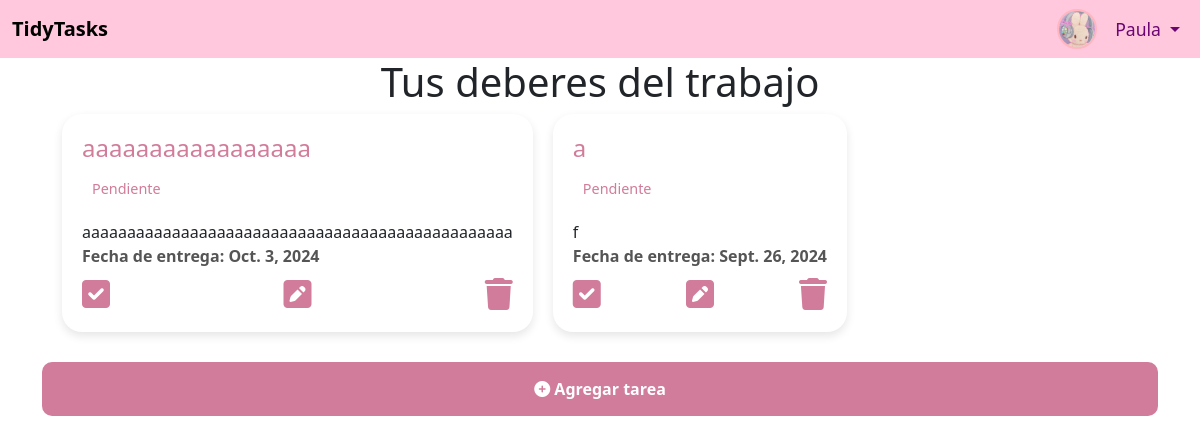
Page /trabajo/ (signed in) on the committed database.
### organizador/models.py (models this page shows, shortened)
class User(AbstractBaseUser, PermissionsMixin):
    username = models.TextField(unique=True, null=True, blank=True)
    email = models.EmailField(unique=True)
    default_profile_pic = models.CharField(max_length=255, blank=True, null=True)  # Cambiado a CharField
    is_staff = models.BooleanField(default=False)
    is_active = models.BooleanField(default=True)
    is_superuser = models.BooleanField(default=False)
    objects = UserManager()
    USERNAME_FIELD = 'email'
    REQUIRED_FIELDS = []

class TareaTrabajo(models.Model):
    titulo = models.CharField(max_length=200)
    descripcion = models.TextField()
    fecha_entrega = models.DateField()
    estado_opciones = [
        ('P', 'Pendiente'),
        ('C', 'Completada'),
    ]
    estado = models.CharField(max_length=1, choices=estado_opciones, default='P')
    user = models.ForeignKey(settings.AUTH_USER_MODEL, on_delete=models.CASCADE)

### organizador/views.py (the view)
# urls.py: path('trabajo/', views.lista_trabajo, name='lista_trabajo'),
@login_required
def lista_trabajo(request):
    trabajos = TareaTrabajo.objects.filter(user=request.user)
    return render(request, 'organizador/trabajo/lista_trabajo.html', {'trabajos': trabajos})

### organizador/templates/organizador/trabajo/lista_trabajo.html (shortened to what this page needs)
<!DOCTYPE html>
<html lang="en">
<head>
    {% include 'organizador/components/head.html' %}
</head>
<body>
    {% include 'organizador/components/navbar.html' %}
    <div class="container task-list">
        <h1>Tus deberes del trabajo</h1>
        <div class="tasks-container">
            {% for trabajo in trabajos %}
                <div class="task-card">
                    <h2>{{ trabajo.titulo }}</h2>
                    <span class="task-status">
                        {% if trabajo.estado == 'P' %}
                            Pendiente
                        {% else %}
                            Completada
                        {% endif %}
                    </span>
                    <div class="task-content">
                        <p>{{ trabajo.descripcion }}</p>
                        <p class="task-due-date">Fecha de entrega: {{trabajo.fecha_entrega }}</p>
                    </div>
                    <div class="task-actions">
                        {% if trabajo.estado == 'P' %}
                            <a href="{% url 'completar_trabajo' trabajo.id %}"><i class="fa fa-check-square fa-2x" aria-hidden="true" alt="Marcar como completada"></i></a>
                        {% endif %}
                        <a href="{% url 'editar_trabajo' trabajo.id %}"><i class="fa fa-pencil-square fa-2x" aria-hidden="true"></i></a>
                        <a href="#" class="delete-task" data-url="{% url 'eliminar_trabajo' trabajo.id %}">
                            <i class="fa fa-trash fa-2x" aria-hidden="true"></i>
                        </a>
                    </div>
                </div>
            {% empty %}
                <p>No tienes tareas del trabajo asignadas.</p>
            {% endfor %}
        </div>
        <a href="{% url 'crear_trabajo' %}" class="add-task"><i class="fa fa-plus-circle fa-1x" aria-hidden="true"> </i> Agregar tarea</a>
</body>
</html>

### organizador/templates/organizador/components/head.html (shortened to what this page needs)
{% load static %}
<head>
    <link href="https://cdn.jsdelivr.net/npm/bootstrap@5.3.3/dist/css/bootstrap.min.css" rel="stylesheet">
    <link href="{% static 'core/css/style.css' %}" rel="stylesheet" />
</head>

### organizador/templates/organizador/components/navbar.html (shortened to what this page needs)
{% load static %}
<link href="https://stackpath.bootstrapcdn.com/bootstrap/5.3.3/css/bootstrap.min.css" rel="stylesheet">
<link rel="stylesheet" href="https://cdnjs.cloudflare.com/ajax/libs/font-awesome/6.0.0-beta3/css/all.min.css">
<nav class="navbar navbar-expand-lg navbar-custom">
    <div class="container-fluid">
        <a class="navbar-brand" href="{% url 'home' %}">TidyTasks</a>
        <div class="collapse navbar-collapse" id="navbarNav">
            <ul class="navbar-nav ms-auto">
                {% if user.is_authenticated %}
                    <li class="nav-item dropdown d-flex align-items-center">
                        {% if user.profile_pic %}
                            <img src="{{ user.profile_pic.url }}" alt="Profile Pic" class="profile-pic rounded-circle" style="width: 40px; height: 40px; object-fit: cover;">
                        {% elif user.default_profile_pic %}
                            <img src="{% static 'assets/img/icons/'|add:user.default_profile_pic %}" alt="Default Profile Pic" class="profile-pic rounded-circle" style="width: 40px; height: 40px; object-fit: cover;">
                        {% else %}
                            <img src="{% static 'assets/img/icons/icon1.png' %}" alt="Default Profile Pic" class="profile-pic rounded-circle" style="width: 40px; height: 40px; object-fit: cover;">
                        {% endif %}
                        <a class="nav-link dropdown-toggle text-capitalize" href="#" id="navbarDropdown" role="button" data-bs-toggle="dropdown" aria-expanded="false">
                            {{ user.username }}
                        </a>
                    </li>
                {% else %}
                    <li class="nav-item"><a class="nav-link" href="{% url 'login' %}"><i class="fas fa-sign-in-alt"></i> Iniciar Sesión</a></li>
                    <li class="nav-item"><a class="nav-link" href="{% url 'register' %}"><i class="fas fa-user-plus"></i> Registrarse</a></li>
                {% endif %}
            </ul>
        </div>
    </div>
</nav>

### organizador/core/static/core/css/style.css (style rules this page uses)
body { font-family: 'Arial', sans-serif; background-color: #fff0f6; color: #5a5a5a; margin: 0; padding: 0; text-align: center; }
h1 { color: #d17c9b; text-align: center; margin-bottom: 30px; }
.tasks-container { display: flex; flex-wrap: wrap; grid-template-columns: repeat(auto-fill, minmax(300px, 1fr)); gap: 20px; padding: 0 20px; }
.task-card { background-color: #fff; border-radius: 20px ; padding: 20px; box-shadow: 0 4px 10px rgba(0, 0, 0, 0.1); position: relative; transition: transform 0.3s; }
.task-content { overflow: scroll; max-height: 150px; margin-bottom: 10px; }
.task-content p { margin: 0; line-height: 1.5; max-width: 100%; overflow: hidden; text-overflow: ellipsis; white-space: nowrap; }
.task-card h2 { font-size: 1.5em; color: #d17c9b; margin-bottom: 10px; }
.task-card p { margin: 0; line-height: 1.5; }
.task-status { display: inline-block; padding: 5px 10px; border-radius: 5px; font-size: 0.9em; color: #d17c9b; margin-bottom: 15px; }
.task-due-date { color: #555; margin-bottom: 15px; font-weight: bold; }
.task-actions { display: flex; justify-content: space-between; }
.task-actions a { color: #d17c9b; text-decoration: none; font-weight: bold; transition: color 0.3s; }
.add-task { display: block; text-align: center; margin-top: 30px; font-weight: bold; background-color: #d17c9b; color: white; padding: 15px; border-radius: 10px; text-decoration: none; transition: background-color 0.3s; }
.navbar-custom { background-color: #ffc8dd; padding: 15px; width: 100%; }
.navbar-brand { color: #6a0572; font-weight: bold; font-size: 1.8em; }
.navbar-nav .nav-link { color: #6a0572; font-size: 1.1em; padding-right: 20px; }
.profile-pic { margin-right: 10px; border: 2px solid #ffb6c1; max-width: 100%; overflow: hidden; white-space: nowrap; }

### rows in the picture
User: default_profile_pic (picture), username "Paula"
TareaTrabajo: titulo "aaaaaaaaaaaaaaaaa", estado "Pendiente", descripcion "aaaaaaaaaaaaaaaaaaaaaaaaaaaaaaaaaaaaaaaaaaaaaaaa", fecha_entrega "Oct. 3, 2024"
TareaTrabajo: titulo "a", estado "Pendiente", descripcion "f", fecha_entrega "Sept. 26, 2024"
